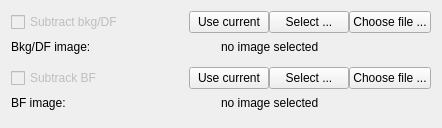
<?xml version="1.0" encoding="UTF-8"?>
<ui version="4.0">
 <class>BkgSubtractionWidget</class>
 <widget class="QWidget" name="BkgSubtractionWidget">
  <property name="geometry">
   <rect>
    <x>0</x>
    <y>0</y>
    <width>442</width>
    <height>128</height>
   </rect>
  </property>
  <property name="windowTitle">
   <string>Form</string>
  </property>
  <layout class="QGridLayout" name="gridLayout_3">
   <item row="0" column="0">
    <widget class="QWidget" name="dfWidget" native="true">
     <layout class="QGridLayout" name="gridLayout_2">
      <property name="leftMargin">
       <number>0</number>
      </property>
      <property name="topMargin">
       <number>0</number>
      </property>
      <property name="rightMargin">
       <number>0</number>
      </property>
      <property name="bottomMargin">
       <number>0</number>
      </property>
      <property name="spacing">
       <number>0</number>
      </property>
      <item row="0" column="0">
       <layout class="QHBoxLayout" name="horizontalLayout_3">
        <item>
         <widget class="QCheckBox" name="applyBkgCheckBox">
          <property name="enabled">
           <bool>false</bool>
          </property>
          <property name="toolTip">
           <string>&lt;html&gt;&lt;head/&gt;&lt;body&gt;&lt;p&gt;apply background or darkfield substraction to the image&lt;/p&gt;&lt;/body&gt;&lt;/html&gt;</string>
          </property>
          <property name="text">
           <string>Subtract bkg/DF</string>
          </property>
          <property name="checkable">
           <bool>true</bool>
          </property>
         </widget>
        </item>
        <item>
         <layout class="QHBoxLayout" name="horizontalLayout">
          <item>
           <widget class="QPushButton" name="selectCurrentPushButton">
            <property name="toolTip">
             <string>&lt;html&gt;&lt;head/&gt;&lt;body&gt;&lt;p&gt;select the current image for the background or darkfield substraction image&lt;/p&gt;&lt;/body&gt;&lt;/html&gt;</string>
            </property>
            <property name="text">
             <string>Use current</string>
            </property>
           </widget>
          </item>
          <item>
           <widget class="QPushButton" name="selectPushButton">
            <property name="toolTip">
             <string>&lt;html&gt;&lt;head/&gt;&lt;body&gt;&lt;p&gt;select the background  or darkfield substraction image&lt;/p&gt;&lt;/body&gt;&lt;/html&gt;</string>
            </property>
            <property name="text">
             <string>Select ...</string>
            </property>
           </widget>
          </item>
          <item>
           <widget class="QPushButton" name="selectFilePushButton">
            <property name="toolTip">
             <string>&lt;html&gt;&lt;head/&gt;&lt;body&gt;&lt;p&gt;select a file for the background or darkfield substraction image&lt;/p&gt;&lt;/body&gt;&lt;/html&gt;</string>
            </property>
            <property name="text">
             <string>Choose file ...</string>
            </property>
           </widget>
          </item>
         </layout>
        </item>
       </layout>
      </item>
      <item row="1" column="0">
       <layout class="QHBoxLayout" name="horizontalLayout_2">
        <item>
         <widget class="QLabel" name="label">
          <property name="toolTip">
           <string>&lt;html&gt;&lt;head/&gt;&lt;body&gt;&lt;p&gt;background or darkfield substraction image file name&lt;/p&gt;&lt;/body&gt;&lt;/html&gt;</string>
          </property>
          <property name="text">
           <string>Bkg/DF image:</string>
          </property>
         </widget>
        </item>
        <item>
         <widget class="QLabel" name="fileLabel">
          <property name="toolTip">
           <string>&lt;html&gt;&lt;head/&gt;&lt;body&gt;&lt;p&gt;background or darkfield substraction image file name&lt;/p&gt;&lt;/body&gt;&lt;/html&gt;</string>
          </property>
          <property name="text">
           <string>no image selected</string>
          </property>
         </widget>
        </item>
       </layout>
      </item>
     </layout>
    </widget>
   </item>
   <item row="1" column="0">
    <widget class="QWidget" name="bfWidget" native="true">
     <layout class="QGridLayout" name="gridLayout">
      <property name="leftMargin">
       <number>0</number>
      </property>
      <property name="topMargin">
       <number>0</number>
      </property>
      <property name="rightMargin">
       <number>0</number>
      </property>
      <property name="bottomMargin">
       <number>0</number>
      </property>
      <property name="spacing">
       <number>0</number>
      </property>
      <item row="0" column="0">
       <layout class="QHBoxLayout" name="horizontalLayout_6">
        <item>
         <widget class="QCheckBox" name="applyBFCheckBox">
          <property name="enabled">
           <bool>false</bool>
          </property>
          <property name="toolTip">
           <string>&lt;html&gt;&lt;head/&gt;&lt;body&gt;&lt;p&gt;apply brightfield correction to the image. i.e. (image - DF)/(BF - DF)&lt;/p&gt;&lt;/body&gt;&lt;/html&gt;</string>
          </property>
          <property name="text">
           <string>Subtrack BF</string>
          </property>
         </widget>
        </item>
        <item>
         <layout class="QHBoxLayout" name="horizontalLayout_4">
          <item>
           <widget class="QPushButton" name="selectCurrentBFPushButton">
            <property name="toolTip">
             <string>&lt;html&gt;&lt;head/&gt;&lt;body&gt;&lt;p&gt;select the current image for the brightfield substraction image&lt;/p&gt;&lt;/body&gt;&lt;/html&gt;</string>
            </property>
            <property name="text">
             <string>Use current</string>
            </property>
           </widget>
          </item>
          <item>
           <widget class="QPushButton" name="selectBFPushButton">
            <property name="toolTip">
             <string>&lt;html&gt;&lt;head/&gt;&lt;body&gt;&lt;p&gt;select the brightfield substraction image&lt;/p&gt;&lt;/body&gt;&lt;/html&gt;</string>
            </property>
            <property name="text">
             <string>Select ...</string>
            </property>
           </widget>
          </item>
          <item>
           <widget class="QPushButton" name="selectBFFilePushButton">
            <property name="toolTip">
             <string>&lt;html&gt;&lt;head/&gt;&lt;body&gt;&lt;p&gt;select a file for the brightfield substraction image&lt;/p&gt;&lt;/body&gt;&lt;/html&gt;</string>
            </property>
            <property name="text">
             <string>Choose file ...</string>
            </property>
           </widget>
          </item>
         </layout>
        </item>
       </layout>
      </item>
      <item row="1" column="0">
       <layout class="QHBoxLayout" name="horizontalLayout_5">
        <item>
         <widget class="QLabel" name="bfLabel">
          <property name="toolTip">
           <string>&lt;html&gt;&lt;head/&gt;&lt;body&gt;&lt;p&gt;brightfield substraction image file name&lt;/p&gt;&lt;/body&gt;&lt;/html&gt;</string>
          </property>
          <property name="text">
           <string>BF image:</string>
          </property>
         </widget>
        </item>
        <item>
         <widget class="QLabel" name="bfFileLabel">
          <property name="toolTip">
           <string>&lt;html&gt;&lt;head/&gt;&lt;body&gt;&lt;p&gt;brightfield substraction image file name&lt;/p&gt;&lt;/body&gt;&lt;/html&gt;</string>
          </property>
          <property name="text">
           <string>no image selected</string>
          </property>
         </widget>
        </item>
       </layout>
      </item>
     </layout>
    </widget>
   </item>
  </layout>
 </widget>
 <tabstops>
  <tabstop>applyBkgCheckBox</tabstop>
  <tabstop>selectCurrentPushButton</tabstop>
  <tabstop>selectPushButton</tabstop>
  <tabstop>selectFilePushButton</tabstop>
  <tabstop>applyBFCheckBox</tabstop>
  <tabstop>selectCurrentBFPushButton</tabstop>
  <tabstop>selectBFPushButton</tabstop>
  <tabstop>selectBFFilePushButton</tabstop>
 </tabstops>
 <resources/>
 <connections/>
</ui>
